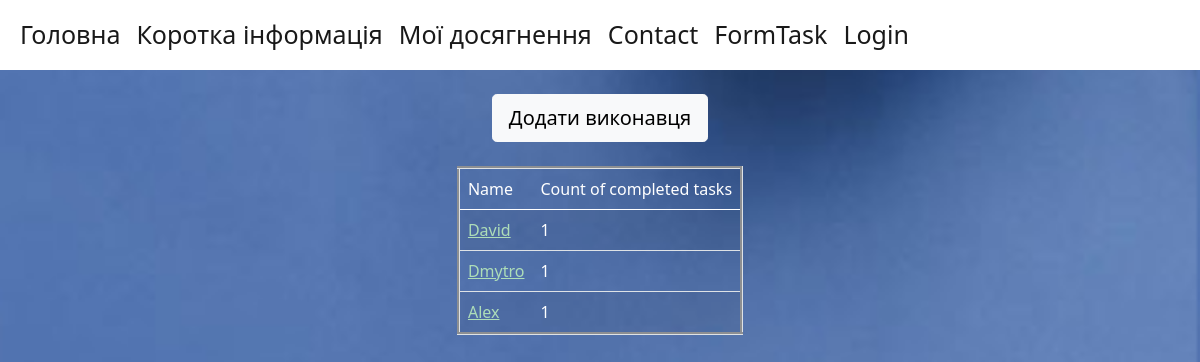
Screenshot of /tasks_bp/employee with the database file from the repository.
### app/task/models.py (models this page shows, shortened)
class Employee(db.Model):
    id = db.Column(db.Integer, primary_key=True)
    name = db.Column(db.String(50), nullable=False)
    count_of_completed_tasks = db.Column(db.Integer)
    task_empl = db.relationship('Task', secondary=association_table, backref=db.backref('employee_backref'))

### app/task/view.py (the view)
@task_bp.route('/employee', methods=["GET", "POST"])
def employee():
    employers = Employee.query.all()
    return render_template('employers.html', title='Список категорій', employers=employers)

### app/task/templates/task/employers.html (shortened to what this page needs)
{% extends "base.html" %}
{%block content%}
{%from "_render_field.html" import render_field%}
 <div class="form-wrapper" align="center">
     <br>
      <form action="{{ url_for('task_bp_in.employee_create') }}">
        <input  class="btn btn-light btn-lg" type="submit" value="Додати виконавця" />
     </form>
     <br>
     <table class="table table-striped w-auto" border="3" align="center">
  <thead>
    <tr>
      <td class="table_form" scope="col">Name</td>
        <td class="table_form" scope="col">Count of completed tasks</td>
    </tr>
  </thead>
  <tbody>
  {% for employee in employers %}
  <tr>
       <td class="table_form"><a class="href_in_background" href="{{url_for('task_bp_in.employee')}}/{{employee.id}}">{{employee.name}}</a></td>
      <td class="table_form">{{employee.count_of_completed_tasks}}</td>
  </tr>
  {%endfor%}
  </tbody>
</table>
</div>
{% endblock %}

### app/static/css/custom.css (style rules this page uses)
body { background-image: url('../images/fon.png'); background-size: 100%; }
.table_form { color:white; }
.href_in_background { color: #adddb8; }

### rows the page displays
Employee: name "David", count_of_completed_tasks "1"
Employee: name "Dmytro", count_of_completed_tasks "1"
Employee: name "Alex", count_of_completed_tasks "1"
